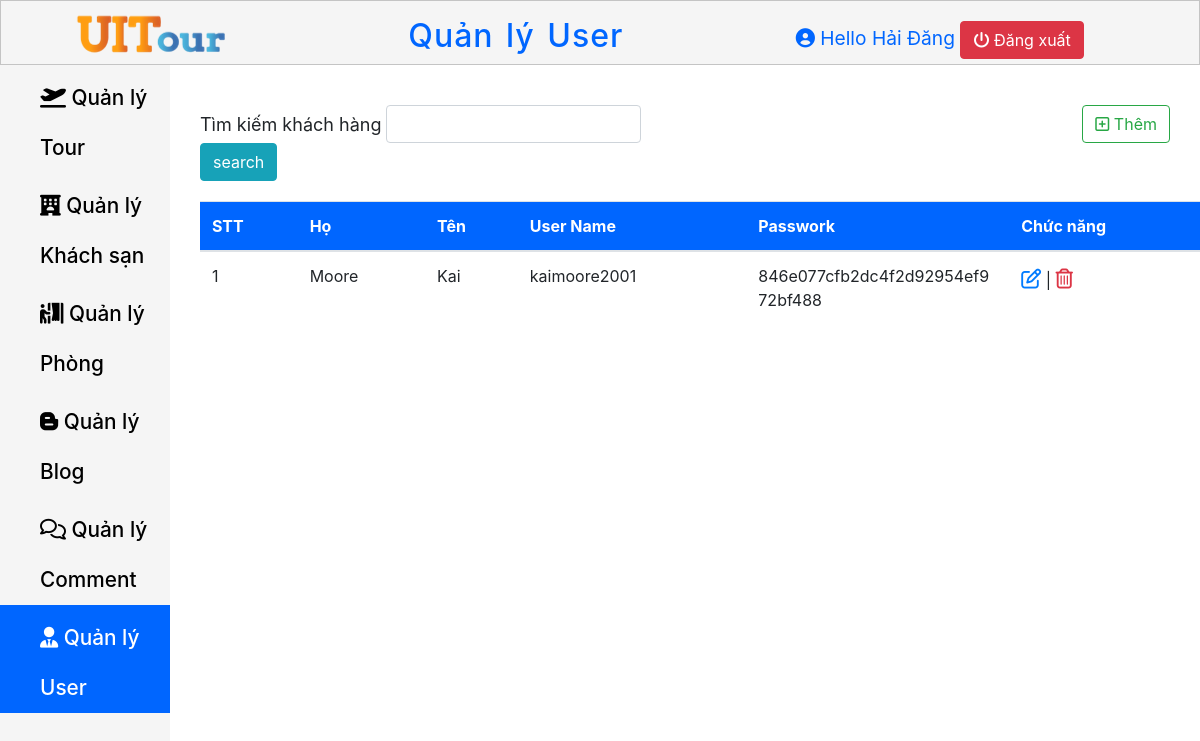
Page /Page-Admin/QuanLyUser.php (signed in) on the earlier database version.
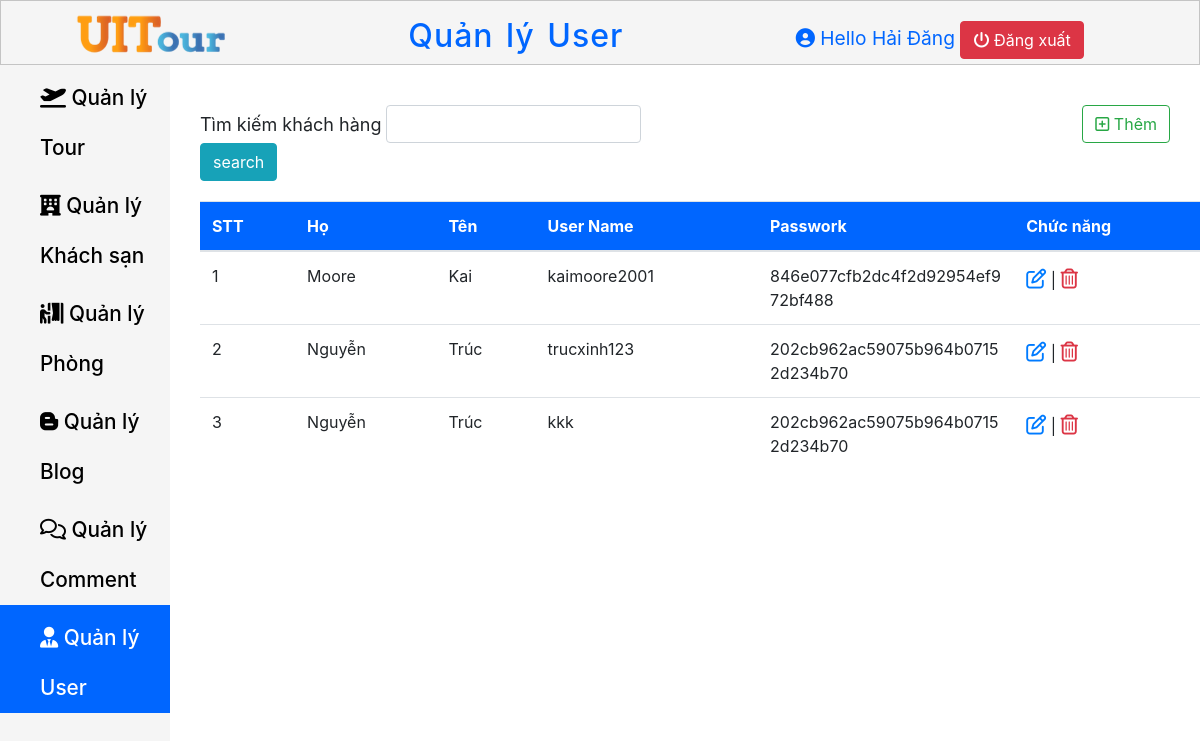
Same page on the later database version.
### tables this page shows
CREATE TABLE `user` (
  `User_Id` int(11) NOT NULL,
  `Last_Name` varchar(50) NOT NULL,
  `First_Name` varchar(50) NOT NULL,
  `User_Name` varchar(50) NOT NULL,
  `User_Password` varchar(100) NOT NULL,
  `Email` varchar(50) NOT NULL
);

### Page-Admin/QuanLyUser.php (the view, shortened to what the changed rows need)
<?php
   require "../connect.php";
    if(isset($_POST["search"]))
    {
        $result = $_POST["search"];
        $sql = "SELECT * FROM user WHERE User_Name Like '%$result%'";
    }
    else
        $sql = "SELECT * from user";
    $kq = $conn->query($sql);
?>
<!DOCTYPE html>
<html lang="en">
<head>
    <link rel="stylesheet" href="Navbar.css">
    <link rel="stylesheet" href="Content.css">
    <link rel="stylesheet" href="https://cdn.jsdelivr.net/npm/bootstrap@4.5.3/dist/css/bootstrap.min.css">
    <link rel="stylesheet" href="https://cdnjs.cloudflare.com/ajax/libs/font-awesome/6.0.0-beta3/css/all.min.css" />
</head>
<body>
    <header class="header-container">
        <h2 class="header-container__Title">
            Quản lý User
        </h2>
    </header>
    <main class="main">
        <section>
            <div class="table-overflow">
                <table class="table table-hover">
                    <thead>
                        <tr>
                            <th>STT</th>
                            <th>Họ</th>
                            <th>Tên</th>
                            <th>User Name</th>
                            <th>Passwork</th>
                            <th>Chức năng</th>
                        </tr>
                    </thead>
                    <tbody>
                        <?php while($row = $kq->fetch_assoc()) { ?>
                            <tr>
                                <td class="counterCell"></td>
                                <td><?php echo $row["Last_Name"] ?></td>
                                <td><?php echo $row["First_Name"] ?></td>
                                <td><?php echo $row["User_Name"] ?></td>
                                <td><?php echo $row["User_Password"] ?></td>
                                <td>
                                    <a  href="../Page-Admin/SuaUser.php?id=<?php echo $row["User_Id"] ?>" style="font-size: 20px;" ><i class="far fa-edit"></i></a> |
                                    <a href="../Page-Admin/XoaUser.php?id=<?php echo $row["User_Id"] ?>" style="font-size: 20px; " class="text-danger" onclick="return confirm('Bạn chắn chắn xóa chứ?')"><i class="far fa-trash-alt"></i></a>
                                 </td>
                            </tr>
                        <?php } ?>
                    </tbody>
                </table>
            </div>
        </section>
    </main>
</body>
</html>

Differences in the rows shown:
added user: Last_Name "Nguyễn", First_Name "Trúc", User_Name "trucxinh123", User_Password "202cb962ac59075b964b07152d234b70"
added user: Last_Name "Nguyễn", First_Name "Trúc", User_Name "kkk", User_Password "202cb962ac59075b964b07152d234b70"
